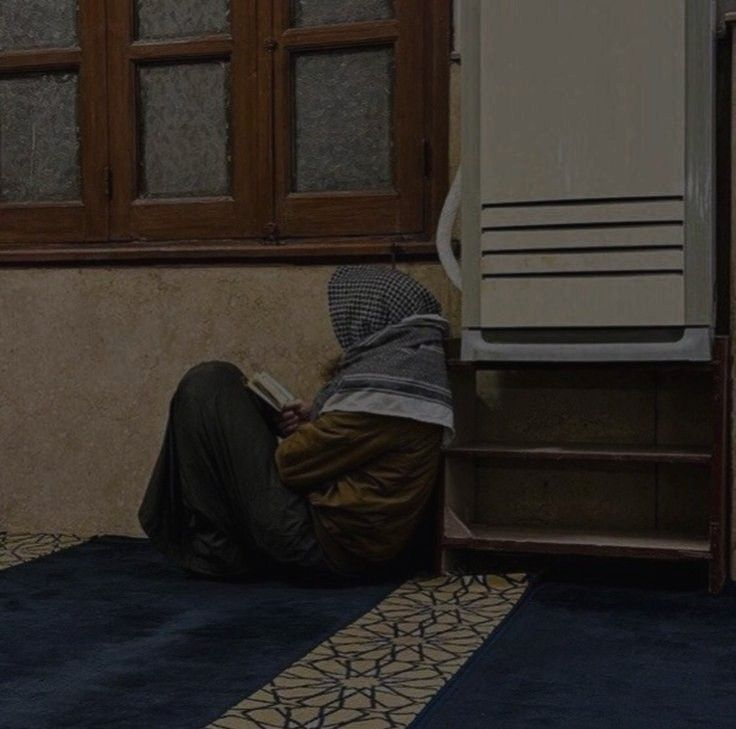
#> input picture Images/BASTANUK.jpg, 736 x 729 px
$ python 'Image Rotation.py'
#> lines starting #> are read from the running program, lines starting #| are printed output that depends on the picture
import cv2
import imutils

image = cv2.imread('Images/BASTANUK.jpg')
#> image is the input picture: shape (729, 736, 3); mean B, G, R 40.1, 44.5, 49.7
rotated_image = cv2.rotate(image,cv2.ROTATE_90_COUNTERCLOCKWISE)
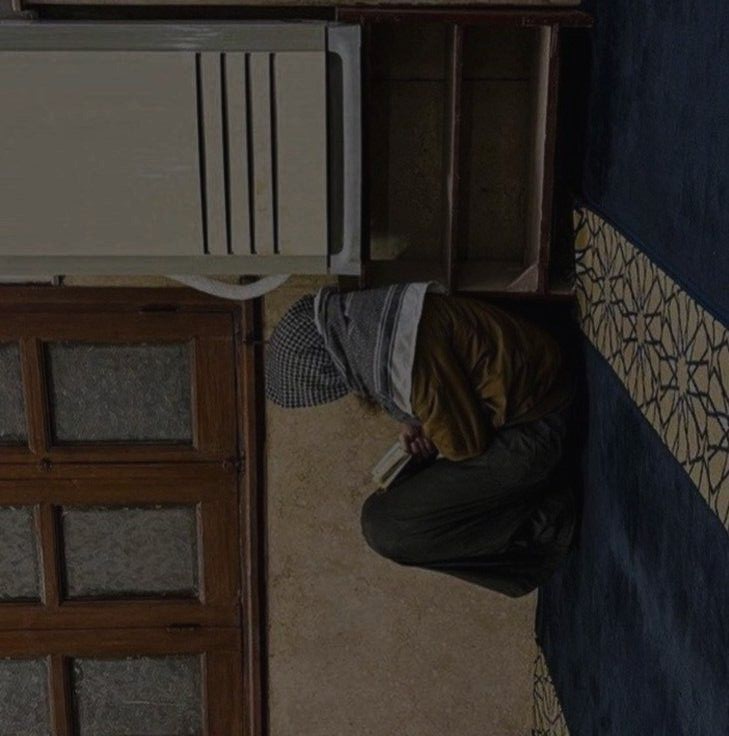
#> rotated_image: shape (736, 729, 3); mean B, G, R 40.1, 44.5, 49.7
rotated_image2 = imutils.rotate(image, 45)
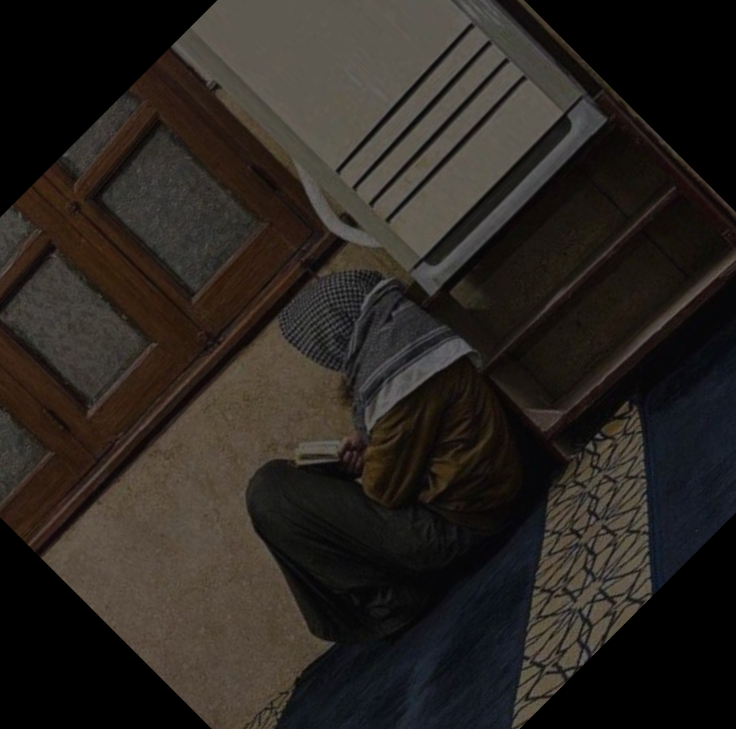
#> rotated_image2: shape (729, 736, 3); mean B, G, R 32.5, 37.1, 42

cv2.imshow('Original Image', image)
cv2.imshow('Rotated Image', rotated_image)
cv2.imshow('Rotated Image 2', rotated_image2)

cv2.waitKey(0)
cv2.destroyAllWindows()

$ run again, with Images/Wise man in library.jpg copied over Images/BASTANUK.jpg
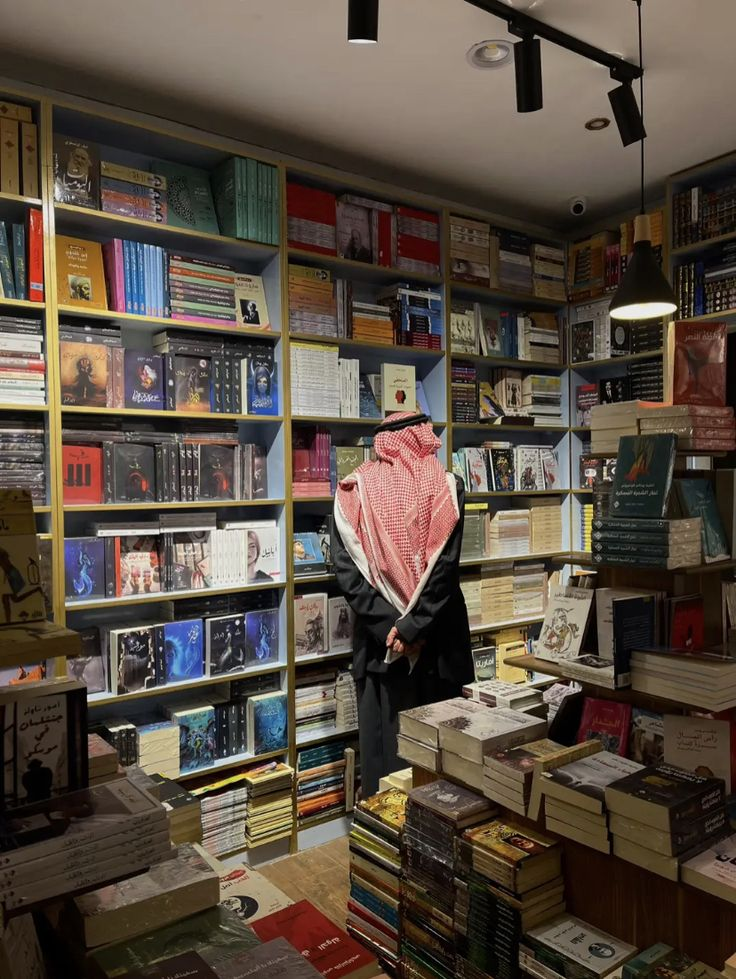
#> input picture Images/Wise man in library.jpg, 736 x 979 px
#> image is the input picture: shape (979, 736, 3); mean B, G, R 64.3, 75.7, 87.8
#> `rotated_image = cv2.rotate(image,cv2.ROTATE_90_COUNTERCLOCKWISE)`:
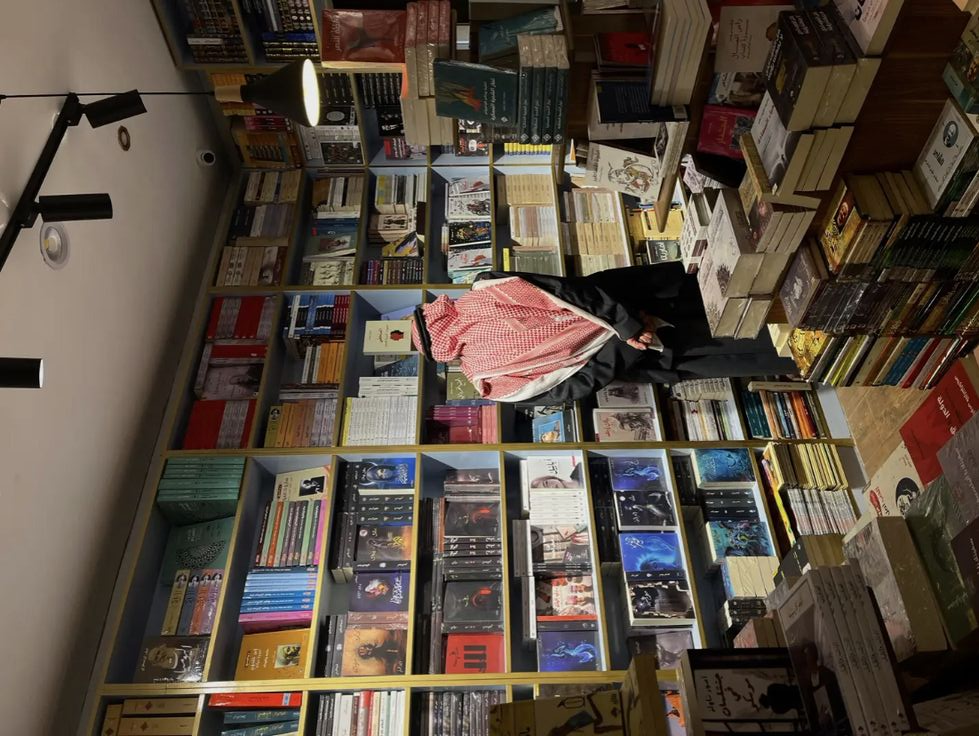
#> rotated_image: shape (736, 979, 3); mean B, G, R 64.3, 75.7, 87.8
#> `rotated_image2 = imutils.rotate(image, 45)`:
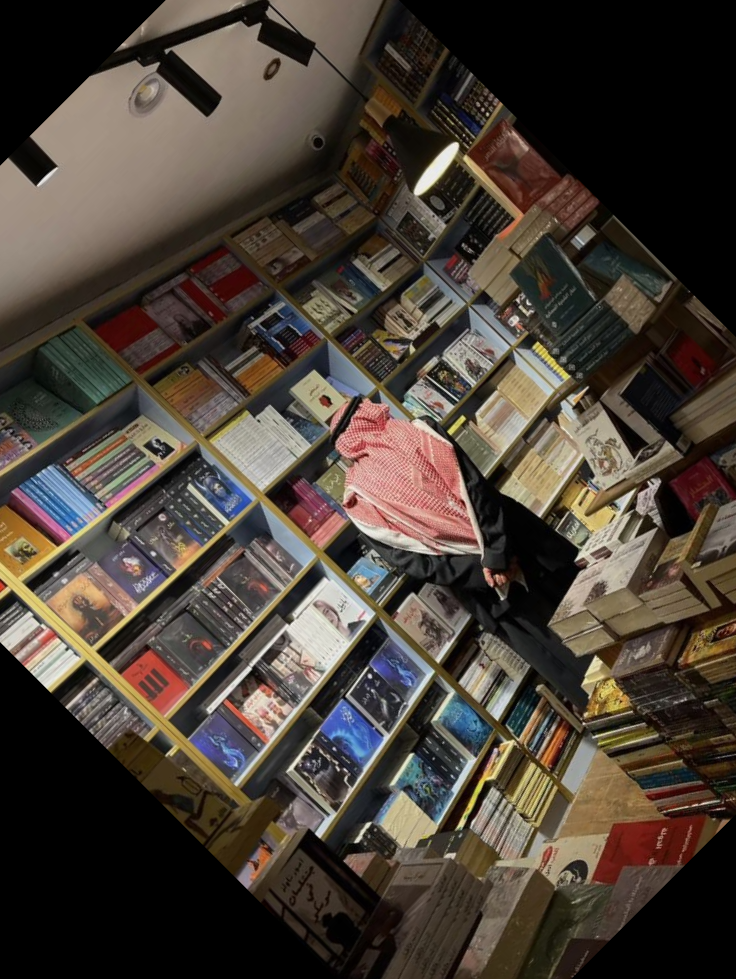
#> rotated_image2: shape (979, 736, 3); mean B, G, R 54.4, 63.4, 72.9
